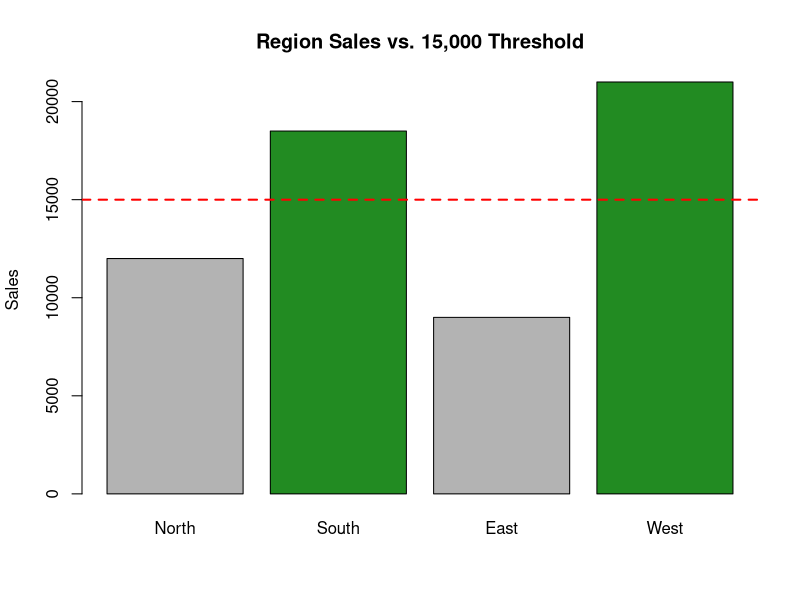

Reproduce this figure in R.
# Fills two gaps from Chapter 1: managing your working directory/packages,
# and basic control flow (if/for), which the original files never use.

# getwd() shows the folder R is currently reading/writing files from
getwd()

# setwd() changes that folder - this is why read.csv("file.csv") works
# without a full path elsewhere in these scripts (uncomment and edit path to use)
# setwd("C:/Users/YourName/Documents/RData")

# install.packages() downloads a package one time; library() loads it each session
# install.packages("dplyr")
library(dplyr)

# if/else: run different code depending on a condition
sales <- 42000
if (sales > 40000) {
  print("Above target")
} else {
  print("Below target")
}

# for loop: repeat an action across a sequence of values
region_sales <- c(12000, 18500, 9000, 21000)
for (s in region_sales) {
  if (s > 15000) {
    print(paste(s, "exceeds the 15,000 threshold"))
  }
}

# --- chart: visualize which regions passed the threshold used above ---
region_names <- c("North", "South", "East", "West")
bar_colors <- ifelse(region_sales > 15000, "forestgreen", "gray70")
barplot(region_sales, names.arg = region_names, col = bar_colors,
        main = "Region Sales vs. 15,000 Threshold", ylab = "Sales")
abline(h = 15000, col = "red", lty = 2, lwd = 2)
